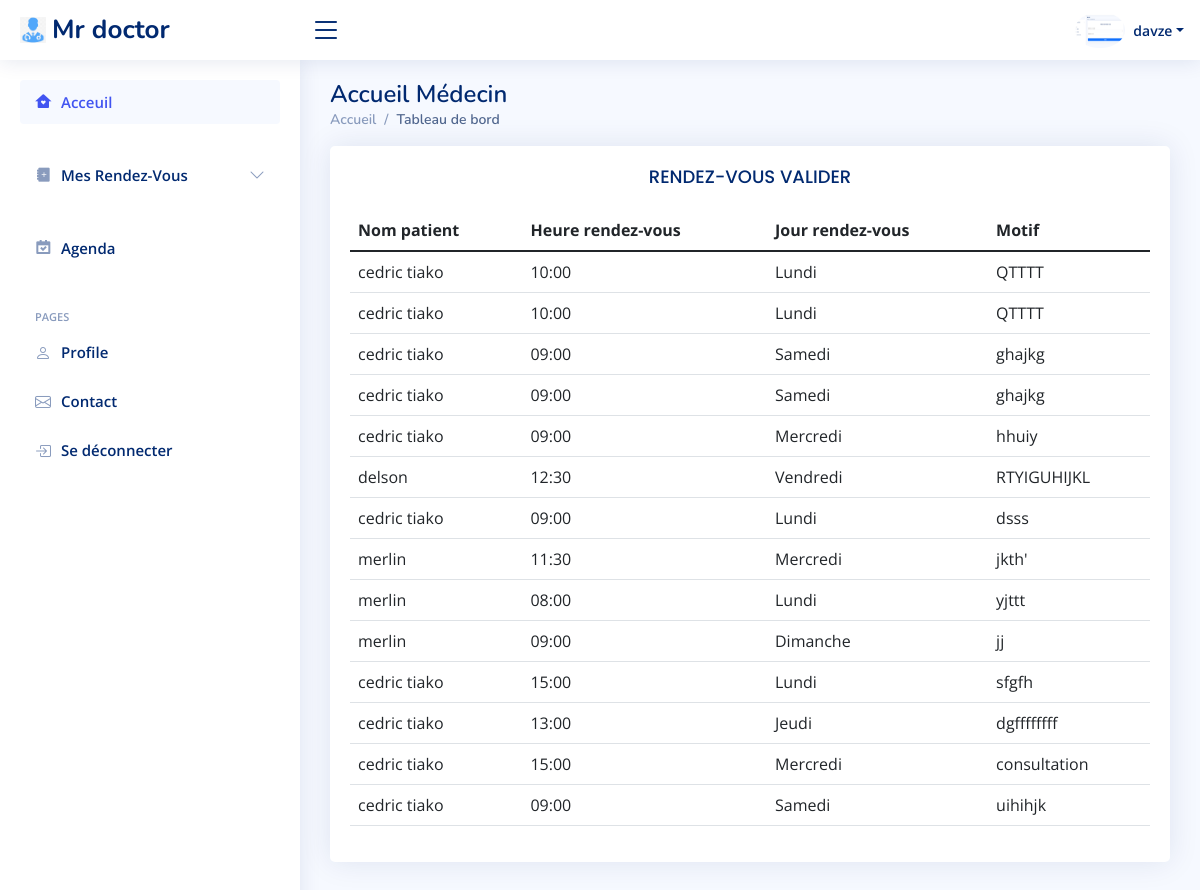
Screenshot of /tables-data.php (signed in) with the database file from the repository.
### tables this page shows
CREATE TABLE IF NOT EXISTS `medecin` (
  `idmed` int(11) NOT NULL AUTO_INCREMENT,
  `nommedecin` varchar(100) NOT NULL,
  `email` varchar(100) NOT NULL,
  `idspe` int(11) NOT NULL,
  `idville` int(11) NOT NULL,
  `clinique` varchar(100) NOT NULL,
  `montant` int(50) NOT NULL,
  `nomfichier` varchar(100) NOT NULL,
  `urlfichier` varchar(100) NOT NULL,
  `mdp` varchar(300) NOT NULL,
  PRIMARY KEY (`idmed`),
  UNIQUE KEY `email` (`email`),
  KEY `idspe` (`idspe`),
  KEY `idville` (`idville`)
);

CREATE TABLE IF NOT EXISTS `rendezvous` (
  `idrdv` int(11) NOT NULL AUTO_INCREMENT,
  `idmed` int(11) NOT NULL,
  `idtemps` int(11) NOT NULL,
  `heure` varchar(20) NOT NULL,
  `motif` text NOT NULL,
  `sexe` varchar(20) NOT NULL,
  `idpat` int(11) NOT NULL,
  `status` tinyint(1) NOT NULL,
  `datejour` datetime NOT NULL DEFAULT CURRENT_TIMESTAMP,
  PRIMARY KEY (`idrdv`),
  KEY `idspe` (`idmed`),
  KEY `idpat` (`idpat`),
  KEY `idtemps` (`idtemps`),
  KEY `idstatus` (`status`)
);

CREATE TABLE IF NOT EXISTS `patient` (
  `idpat` int(11) NOT NULL AUTO_INCREMENT,
  `nompatient` varchar(255) NOT NULL,
  `email` varchar(40) NOT NULL,
  `numero` int(13) NOT NULL,
  `mdp` varchar(100) NOT NULL,
  PRIMARY KEY (`idpat`),
  UNIQUE KEY `email` (`email`),
  UNIQUE KEY `mdp` (`mdp`)
);

CREATE TABLE IF NOT EXISTS `temps` (
  `idtemps` int(11) NOT NULL AUTO_INCREMENT,
  `noms` varchar(50) NOT NULL,
  `datejour` datetime NOT NULL DEFAULT CURRENT_TIMESTAMP,
  PRIMARY KEY (`idtemps`)
);

### tables-data.php (the view, shortened to what this page needs)
<?php include('config.php');
  $r=$_SESSION['emailm'];
  $query="SELECT * FROM rendezvous r,patient p, temps t , medecin m WHERE r.idpat=p.idpat AND t.idtemps=r.idtemps AND m.idmed=r.idmed and m.email='$r' AND `status`=0";
  $select= $pdo->prepare($query);
  $select->execute();
  $valider= $select->fetchAll();
?>
<!DOCTYPE html>
<html lang="en">
<?php include('linkcss.php'); ?>
<head>
</head>
<body>
  <?php include('header.php'); ?>
  <?php include('aside.php'); ?>
  <main id="main" class="main">
    <div class="pagetitle">
      <h1>Accueil Médecin</h1>
      <nav>
        <ol class="breadcrumb">
          <li class="breadcrumb-item"><a href="index.php">Accueil</a></li>
          <li class="breadcrumb-item active">Tableau de bord</li>
        </ol>
      </nav>
    </div>
	<section class="section">
      <div class="row">
        <div class="col-lg-12">
          <div class="card">
            <div class="card-body">
			        <h5 class="card-title text-center">RENDEZ-VOUS VALIDER</h5>
              <table class="table datatable">
                <thead>
                  <tr>
                    <th >Nom patient</th>
                    <th scope="">Heure rendez-vous</th>
                    <th scope="">Jour rendez-vous</th>
                    <th scope="">Motif</th>
                  </tr>
                </thead>
                <tbody>
			    			<?php foreach($valider as $pris): ?>
                  <tr>
                     <td><?php echo $pris['nompatient']?></td>
                     <td><?php echo $pris['heure']?></td>
                     <td><?php echo $pris['noms']?></td>
                     <td><?php echo $pris['motif']?></td>
                  </tr>
            </div>
          </div>
					    	<?php endforeach?>
    </section>
  </main>
</body>
</html>

### header.php (shortened to what this page needs)
<?php
include_once('config.php');
$r = $_SESSION['emailm'];
$select = $pdo->prepare("SELECT * FROM medecin WHERE email='$r' ");
$select->execute();
$medecin = $select->fetchAll();
?>
<header id="header" class="header fixed-top d-flex align-items-center">
  <div class="d-flex align-items-center justify-content-between">
    <a href="index.html" class="logo d-flex align-items-center">
      <img src="assets/img/test.png" alt="">
      <span class="d-none d-lg-block">Mr doctor</span>
    </a>
    <i class="bi bi-list toggle-sidebar-btn"></i>
  </div>
  <nav class="header-nav ms-auto">
    <ul class="d-flex align-items-center">
      <li class="nav-item dropdown pe-3">
        <?php foreach ($medecin as $med) : ?>
          <a class="nav-link nav-profile d-flex align-items-center pe-0" href="#" data-bs-toggle="dropdown">
            <img src="<?php echo $med['urlfichier'] ?>" alt="Profile" width="50px" height="50px" style="border-radius: 50%;">
            <span class="d-none d-md-block dropdown-toggle ps-2"><?php echo $med['nommedecin'] ?></span>
          </a>
        <?php endforeach ?>
      </li>
    </ul>
  </nav>
</header>

### assets/css/style.css (style rules this page uses)
:root { scroll-behavior: smooth; }
body { font-family: "Open Sans", sans-serif; background: #f6f9ff; color: #444444; }
a { color: #4154f1; text-decoration: none; }
h1, h2, h3, h4, h5, h6 { font-family: "Nunito", sans-serif; }
#main { margin-top: 60px; padding: 20px 30px; transition: all 0.3s; }
.pagetitle { margin-bottom: 10px; }
.pagetitle h1 { font-size: 24px; margin-bottom: 0; font-weight: 600; color: #012970; }
.card { margin-bottom: 30px; border: none; border-radius: 5px; box-shadow: 0px 0 30px rgba(1, 41, 112, 0.1); overflow: hidden; }
.card-title { padding: 20px 0 15px 0; font-size: 18px; font-weight: 500; color: #012970; font-family: "Poppins", sans-serif; }
.card-body { padding: 0 20px 20px 20px; }
.breadcrumb { font-size: 14px; font-family: "Nunito", sans-serif; color: #899bbd; font-weight: 600; }
.breadcrumb a { color: #899bbd; transition: 0.3s; }
.breadcrumb .breadcrumb-item::before { color: #899bbd; }
.breadcrumb .active { color: #51678f; font-weight: 600; }
.logo { line-height: 1; }
@media (min-width: 1200px) { .logo { width: 280px; } }
.logo img { max-height: 26px; margin-right: 6px; }
.logo span { font-size: 26px; font-weight: 700; color: #012970; font-family: "Nunito", sans-serif; }
.header { transition: all 0.5s; z-index: 997; height: 60px; box-shadow: 0px 2px 20px rgba(1, 41, 112, 0.1); background-color: #fff; padding-left: 20px; }
.header .toggle-sidebar-btn { font-size: 32px; padding-left: 10px; cursor: pointer; color: #012970; }
.header-nav ul { list-style: none; }
.header-nav > ul { margin: 0; padding: 0; }
.header-nav .nav-profile { color: #012970; }
.header-nav .nav-profile img { max-height: 36px; }
.header-nav .nav-profile span { font-size: 14px; font-weight: 600; }
@media (min-width: 1200px) { #main, #footer { margin-left: 300px; } }

### rows the page displays
medecin: urlfichier (picture), nommedecin "davze"
rendezvous: idpat.nompatient "cedric tiako", heure "10:00", idtemps.noms "Lundi", motif "QTTTT"
rendezvous: idpat.nompatient "cedric tiako", heure "10:00", idtemps.noms "Lundi", motif "QTTTT"
rendezvous: idpat.nompatient "cedric tiako", heure "09:00", idtemps.noms "Samedi", motif "ghajkg"
rendezvous: idpat.nompatient "cedric tiako", heure "09:00", idtemps.noms "Samedi", motif "ghajkg"
rendezvous: idpat.nompatient "cedric tiako", heure "09:00", idtemps.noms "Mercredi", motif "hhuiy"
rendezvous: idpat.nompatient "delson", heure "12:30", idtemps.noms "Vendredi", motif "RTYIGUHIJKL"
rendezvous: idpat.nompatient "cedric tiako", heure "09:00", idtemps.noms "Lundi", motif "dsss"
rendezvous: idpat.nompatient "merlin", heure "11:30", idtemps.noms "Mercredi", motif "jkth'"
rendezvous: idpat.nompatient "merlin", heure "08:00", idtemps.noms "Lundi", motif "yjttt"
rendezvous: idpat.nompatient "merlin", heure "09:00", idtemps.noms "Dimanche", motif "jj"
rendezvous: idpat.nompatient "cedric tiako", heure "15:00", idtemps.noms "Lundi", motif "sfgfh"
rendezvous: idpat.nompatient "cedric tiako", heure "13:00", idtemps.noms "Jeudi", motif "dgffffffff"
rendezvous: idpat.nompatient "cedric tiako", heure "15:00", idtemps.noms "Mercredi", motif "consultation"
rendezvous: idpat.nompatient "cedric tiako", heure "09:00", idtemps.noms "Samedi", motif "uihihjk"
